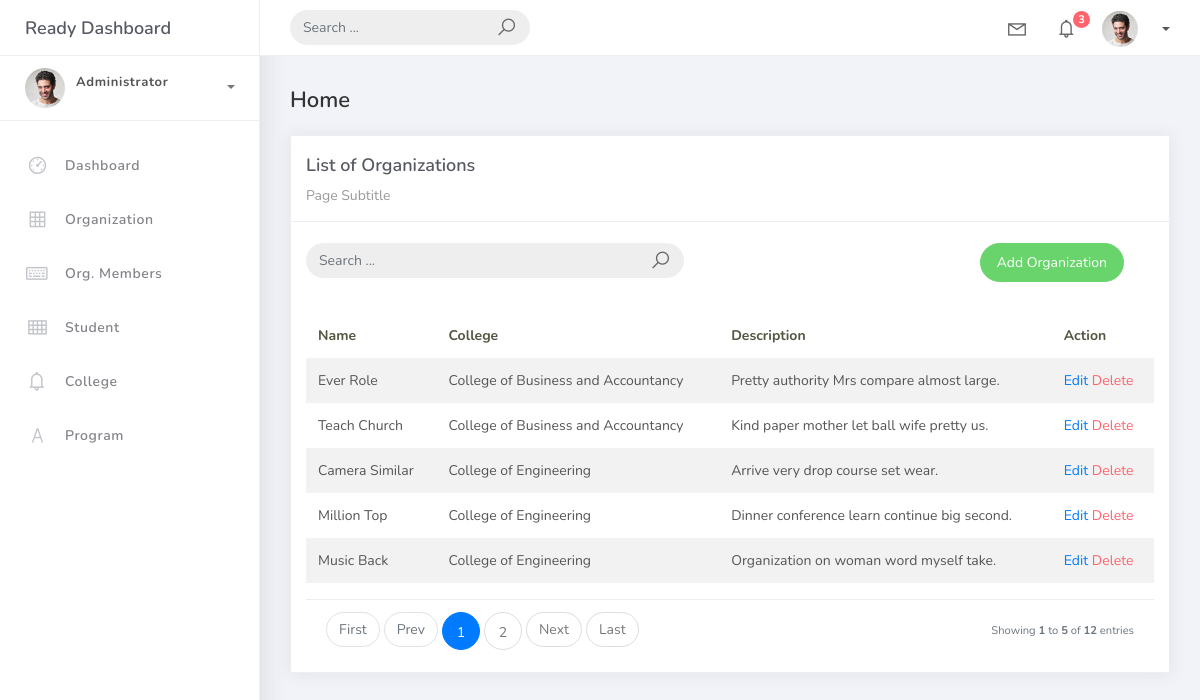
Screenshot of /organization_list with the database file from the repository.
### studentorg/models.py (models this page shows, shortened)
class BaseModel(models.Model):
    created_at = models.DateTimeField(auto_now_add=True, db_index=True)
    updated_at = models.DateTimeField(auto_now=True)
    class Meta:
        abstract = True

class Organization(BaseModel):
    name = models.CharField(max_length=250)
    college = models.ForeignKey(College, null=True, blank=True, on_delete=models.CASCADE)
    description = models.CharField(max_length=500)

class College(BaseModel):
        college_name = models.CharField(max_length=150)
        def __str__(self):
            return self.college_name

### studentorg/views.py (the view)
# urls.py: path('organization_list', OrganizationList.as_view(), name='organization-list'),
class OrganizationList(ListView):
    model = Organization
    context_object_name = 'organization'
    template_name = 'org_list.html'
    paginate_by = 5
    ordering = ["college__college_name","name"]
    def get_queryset(self):
        qs = super().get_queryset()
        query = self.request.GET.get('q')
        if query:
            qs = qs.filter(
                Q(name__icontains=query) |
                Q(description__icontains=query)
            )
        return qs

### Templates/org_list.html
{% extends "base.html" %}
{% load static %}
{% block content %}
<div class="content">
    <div class="container-fluid">
        <h4 class="page-title">Home</h4>
        <div class="row">
            <div class="col-md-12">
                <div class="card">
                    <div class="card-header">
                        <div class="card-title">List of Organizations</div>
                        <div class="card-category">Page Subtitle</div>
                    </div>
<br />
        <div class="col-md-12 row">
         <div class="col-md-6">
          <form class="navbar-left navbar-form nav-search mr-md-3" action="">
           <div class="input-group">
            <input type="text" placeholder="Search ..." class="form-control" />
            <div class="input-group-append">
            <span class="input-group-text">
             <i class="la la-search search-icon"></i>
            </span>
            </div>
           </div>
          </form>
         </div>
         <div class="col-md-6">
          <div class="pull-right">
           <a href="{% url 'organization-add' %}" class="btn btn-success btn-rounded">Add
Organization</a>
         </div>
        </div>
       </div>
                    <div class="card-body">
                        <table class="table table-striped mt-3">
                            <thead>
                                <tr>
                                    <th scope="col">Name</th>
                                    <th scope="col">College</th>
                                    <th scope="col">Description</th>
                                    <th scope="col">Action</th>
                                </tr>
                            </thead>
                            <tbody>
                                {% for object in object_list %}
                                <tr>
                                    <td>{{ object.name }}</td>
                                    <td>{{ object.college }}</td>
                                    <td>{{ object.description }}</td>
                                    <td>
                                     <a href="{% url 'organization-update' object.id %}">Edit</a>
                                     <a href="{% url 'organization-delete' object.id %}" class="text-danger">Delete</a>
                                    </td>
                                    </tr>
                                {% empty %}
                                <tr>
                                    <td colspan="4" style="text-align: center">
                                      <p class="text-sm font-weight-bold mb-0">No Records Found</p>
                                    </td>
                                </tr>
                                {% endfor %}
                            </tbody>
                        </table>
                        {% include "includes/pagination.html" %}
                    </div>
                </div>
            </div>
        </div>
    </div>
</div>
{% endblock %}

### Templates/base.html (shortened to what this page needs)
{% load static %}
<!DOCTYPE html>
<html>
<head>
	<link rel="stylesheet" href="{% static 'css/bootstrap.min.css' %}">
	<link rel="stylesheet" href="{% static 'css/ready.css' %}">
    <link rel="stylesheet" href="{% static 'css/demo.css' %}">
</head>
<body>
	<div class="wrapper">
		<div class="main-header">
			<div class="logo-header">
					<a href="{% url 'home' %}" class="logo">
					Ready Dashboard
				</a>
			</div>
			<nav class="navbar navbar-header navbar-expand-lg">
				<div class="container-fluid">
					<form class="navbar-left navbar-form nav-search mr-md-3" action="">
						<div class="input-group">
							<input type="text" placeholder="Search ..." class="form-control">
							<div class="input-group-append">
								<span class="input-group-text">
									<i class="la la-search search-icon"></i>
								</span>
							</div>
						</div>
					</form>
					<ul class="navbar-nav topbar-nav ml-md-auto align-items-center">
						<li class="nav-item dropdown hidden-caret">
							<a class="nav-link dropdown-toggle" href="#" id="navbarDropdown" role="button" data-toggle="dropdown" aria-haspopup="true" aria-expanded="false">
								<i class="la la-envelope"></i>
							</a>
						</li>
						<li class="nav-item dropdown hidden-caret">
							<a class="nav-link dropdown-toggle" href="#" id="navbarDropdown" role="button" data-toggle="dropdown" aria-haspopup="true" aria-expanded="false">
								<i class="la la-bell"></i>
								<span class="notification">3</span>
							</a>
						</li>
						<li class="nav-item dropdown">
							<a class="dropdown-toggle profile-pic" data-toggle="dropdown" href="#" aria-expanded="false"> <img src="{% static 'img/profile.jpg' %}" alt="user-img" width="36" class="img-circle"><span>{{ request.user.username }}</span></span> </a>
							</li>
						</ul>
					</div>
				</nav>
			</div>
			<div class="sidebar">
				<div class="scrollbar-inner sidebar-wrapper">
					<div class="user">
						<div class="photo">
							<img src="{% static 'img/profile.jpg' %}">
						</div>
						<div class="info">
							<a class="" data-toggle="collapse" href="#collapseExample" aria-expanded="true">
								<span>
									<span class="user-level">Administrator</span>
									<span class="caret"></span>
								</span>
							</a>
							<div class="clearfix"></div>
						</div>
					</div>
					<ul class="nav">
						<li class="nav-item">
							<a href="{% url 'home' %}">
								<i class="la la-dashboard"></i>
								<p>Dashboard</p>
							</a>
						</li>
						<li class="nav-item">
							<a href="{% url 'organization-list' %}">
								<i class="la la-table"></i>
								<p>Organization</p>
							</a>
						</li>
						<li class="nav-item">
							<a href="{% url 'orgmember-list' %}">
								<i class="la la-keyboard-o"></i>
								<p>Org. Members</p>
							</a>
						</li>
						<li class="nav-item">
							<a href="{% url 'student-list' %}">
								<i class="la la-th"></i>
								<p>Student</p>
							</a>
						</li>
						<li class="nav-item">
							<a href="{% url 'college-list' %}">
								<i class="la la-bell"></i>
								<p>College</p>
							</a>
						</li>
					<li class="nav-item">
						<a href="{% url 'program-list' %}">
							<i class="la la-font"></i>
							<p>Program</p>
							</a>
						</li>
					</ul>
				</div>
			</div>
			<div class="main-panel">
				{% block content %}
                {% endblock %}
</body>
</html>

### Templates/includes/pagination.html
{% if is_paginated %}
<div class="card-footer border-0 d-flex flex-column flex-lg-row align-items-center justify-content-between mt-3">
    <nav aria-label="Pagination">
        <ul class="pagination mb-0">
            <li class="page-item {% if not page_obj.has_previous %}disabled{% endif %}">
                <a class="page-link rounded-pill" href="?page=1">First</a>
            </li>
            <li class="page-item {% if not page_obj.has_previous %}disabled{% endif %}">
                <a class="page-link rounded-pill"
                   href="{% if page_obj.has_previous %}?page={{ page_obj.previous_page_number }}{% else %}#{% endif %}">
                    Prev
                </a>
            </li>
            {% for page_num in paginator.page_range %}
                {% if page_num >= page_obj.number|add:'-1' and page_num <= page_obj.number|add:'1' %}
                    <li class="page-item {% if page_obj.number == page_num %}active{% endif %}">
                        <a class="page-link rounded-circle text-center"
                           style="width:38px;height:38px;line-height:24px;"
                           href="?page={{ page_num }}">
                            {{ page_num }}
                        </a>
                    </li>
                {% endif %}
            {% endfor %}
            <li class="page-item {% if not page_obj.has_next %}disabled{% endif %}">
                <a class="page-link rounded-pill"
                   href="{% if page_obj.has_next %}?page={{ page_obj.next_page_number }}{% else %}#{% endif %}">
                    Next
                </a>
            </li>
            <li class="page-item {% if not page_obj.has_next %}disabled{% endif %}">
                <a class="page-link rounded-pill" href="?page={{ paginator.num_pages }}">
                    Last
                </a>
            </li>
        </ul>
    </nav>
    <div class="small text-muted mt-3 mt-lg-0">
        Showing
        <b>{{ page_obj.start_index }}</b> to
        <b>{{ page_obj.end_index }}</b>
        of <b>{{ paginator.count }}</b> entries
    </div>
</div>
{% endif %}

### rows the page displays
Organization: name "Ever Role", college "College of Business and Accountancy", description "Pretty authority Mrs compare almost large."
Organization: name "Teach Church", college "College of Business and Accountancy", description "Kind paper mother let ball wife pretty us."
Organization: name "Camera Similar", college "College of Engineering", description "Arrive very drop course set wear."
Organization: name "Million Top", college "College of Engineering", description "Dinner conference learn continue big second."
Organization: name "Music Back", college "College of Engineering", description "Organization on woman word myself take."

### other values shown
{{ page_num }} "1" "2"
{{ page_obj.start_index }} "1"
{{ page_obj.end_index }} "5"
{{ paginator.count }} "12"
